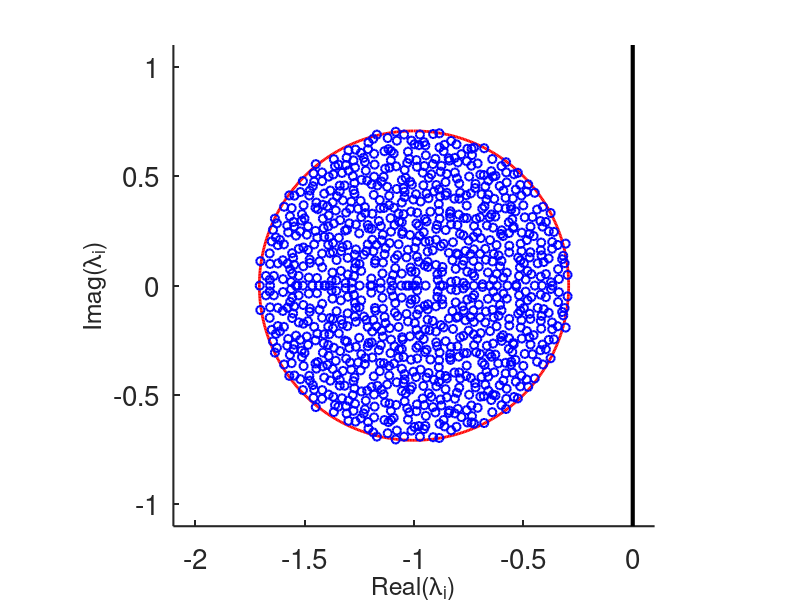

MATLAB code for this plot:
close all
clear
clc

set(groot, 'DefaultAxesFontSize', 20);
set(groot, 'DefaultTextFontSize', 18);
set(groot, 'DefaultLineLineWidth', 1.5);
set(groot, 'DefaultAxesLineWidth', 1.5);

n = 1000;
b = 1;
mu = 0;

sparse_fraction = 0.5;

disk_radius1 = b*sqrt(1-sparse_fraction);

% sigma = disk_radius1;
sigma = 1


A = b*randn(n,n)./sqrt(n) + mu;
A(eye(size(A),'logical')) = 0; % no self connection

A(rand(n,n)<sparse_fraction) = 0;
A = A-sigma*eye(size(A));


var_A = var(A(:))
mean_A = mean(A(:))
eig_A = eig(A);



figure(1)
t = 0:.01:2*pi;
% plot(sin(t)-sigma,cos(t),'g','LineWidth',2)

% hold on
plot([0,0],[-1.1, 1.1],'k','LineWidth',3)
hold on
plot(disk_radius1*sin(t)-sigma,disk_radius1*cos(t),'r','LineWidth',2)
hold on
plot(real(eig_A),imag(eig_A),'ob')
hold off

axis equal

Expected_LLE = mu*n*sparse_fraction-sigma
ylabel('Imag(\lambda_{i})','FontSize',18)
xlabel('Real(\lambda_{i})','FontSize',18)
axis([-2.1 0.1 -1.1 1.1])

box off

% save_some_figs_to_folder_2('figs', 'girko_mu_0_sparse_0p5_sigma_n1',[1], [])